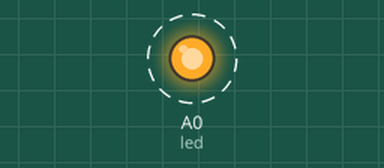
Recording of a sketch running on a simulated Arduino Uno, built with avr-gcc and run on an emulated ATmega328P. On the bench: output pins drawn as LEDs (lit = HIGH). Dashed ring = blinking.

Above: at 0.2 s.
Timing chart, 0 to 3.0 s (numbered marks = the images above):
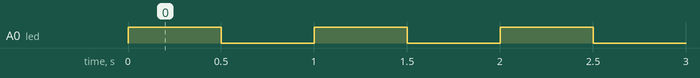

Measured:
- by itself, A0 (led): alternates HIGH for 0.50 s and LOW for 0.50 s

The sketch:

_2.ino
```cpp
/*
Blinking an LED
Version 2

  by Ben Kazemi - ben.kazemi@gmail.com
  22/09/2015
*/
int led = A0; // change this to where you've connected your LED
boolean state = false;

void setup() {
  pinMode(led, OUTPUT);
}

void loop() {
  /*
  we now take a boolean variable and toggle it every half a second so it's less 'hard coded'
  */
  state = !state;
  digitalWrite(led, state);
  delay(500);
  // but this delay is still really inefficient and it halts
  // the entire microcontroller clock from doing anything else

  // so we would want to use a 'timer' which is an indepentent module of the microcontroller
  // which can 'interrupt' whatever the current program is running, take precedence, and run whatever
  // the timer interrupt is pointing to!
  // this will be left out though because, while it's simple, it slightly veers off from todays goals
}
```
